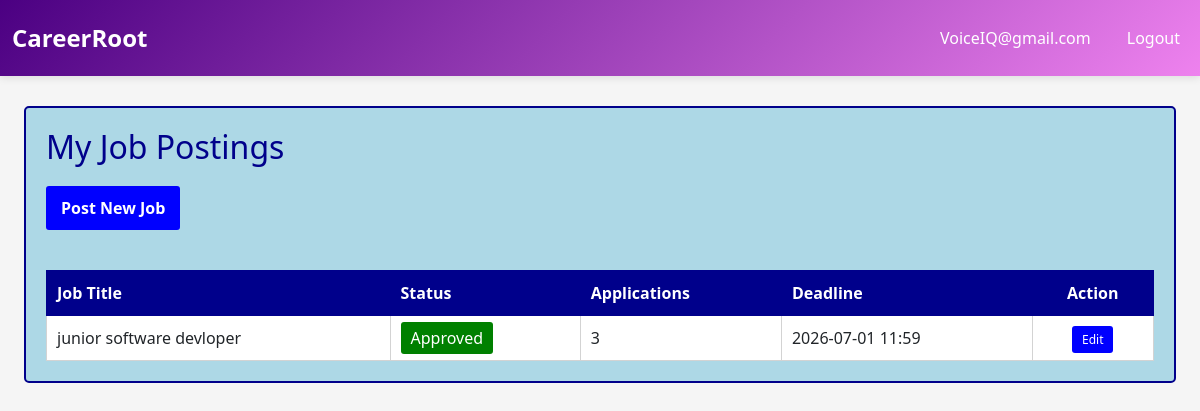
The page /company/jobs (signed in) on the database its author committed.
### core/database/models.py (models this page shows, shortened)
class Company(UserMixin, db.Model):
    __tablename__ = 'company'
    company_id = db.Column(db.Integer, primary_key=True, autoincrement=True)
    company_name = db.Column(db.String(150), nullable=False)
    email = db.Column(db.String(120), unique=True, nullable=False)
    password = db.Column(db.String(255), nullable=False)
    hr_contact = db.Column(db.String(100), nullable=True)
    website = db.Column(db.String(255), nullable=True)
    approval_status = db.Column(
        db.String(20),
        default=ApprovalStatus.PENDING.value,
        nullable=False
    )  #pending/aproved/rejected
    blacklist_status = db.Column(db.Boolean, default=False)  # True = blacklisted
    created_at = db.Column(db.DateTime, default=datetime.utcnow)
    updated_at = db.Column(db.DateTime, default=datetime.utcnow, onupdate=datetime.utcnow)
    drives = db.relationship('PlacementDrive', backref='company', lazy=True, cascade='all, delete-orphan')

class PlacementDrive(db.Model):
    __tablename__ = 'placement_drive'
    drive_id = db.Column(db.Integer, primary_key=True, autoincrement=True)
    company_id = db.Column(db.Integer, db.ForeignKey('company.company_id'), nullable=False)
    job_title = db.Column(db.String(150), nullable=False)
    job_description = db.Column(db.Text, nullable=True)
    eligibility_criteria = db.Column(db.Text, nullable=True)
    skills_required = db.Column(db.Text, nullable=True)  #comma separated skills
    experience_required = db.Column(db.String(100), nullable=True)  #e.g., 0-2 years
    salary_range = db.Column(db.String(100), nullable=True)  #e.g., 5-8 LPA
    application_deadline = db.Column(db.DateTime, nullable=False)
    status = db.Column(
        db.String(20),
        default=DriveStatus.PENDING.value,
        nullable=False
    )  # pending, aproved, closed
    created_at = db.Column(db.DateTime, default=datetime.utcnow)
    updated_at = db.Column(db.DateTime, default=datetime.utcnow, onupdate=datetime.utcnow)
    applications = db.relationship('Application', backref='drive', lazy=True, cascade='all, delete-orphan')
    placements = db.relationship('Placement', backref='drive', lazy=True, cascade='all, delete-orphan')

### core/routes/company.py (the view)
@company_bp.route('/jobs')
@login_required
def jobs():
    if not check_company():
        return redirect(url_for('auth.homepage'))
    company_id = session.get('user_id')
    company = Company.query.get(company_id)
    drives = PlacementDrive.query.filter_by(company_id=company_id).all()
    return render_template('company_view_jobs.html', company=company, drives=drives)

### app.py (called while the page is built)
@login_manager.user_loader
def load_user(user_id):
    from core.database.models import Admin, Company, Student
    admin = Admin.query.get(int(user_id))
    if admin:
        return admin
    company = Company.query.get(int(user_id))
    if company:
        return company
    student = Student.query.get(int(user_id))
    if student:
        return student
    return None

### core/routes/company.py (called while the page is built)
def check_company():
    if session.get('user_type') != 'company':
        flash('Unauthorized access', 'danger')
        return False
    return True

### templates/company_view_jobs.html
{% extends "base.html" %}
{% block content %}
<div class="container" style="margin-top:30px; margin-bottom:30px;">
    <div style="background-color:lightblue; padding:20px; border:2px solid darkblue; border-radius:5px;">
        <h2 style="color:darkblue; margin-bottom:20px;">My Job Postings</h2>
        <a href="{{ url_for('company.post_job') }}" style="background-color:blue; color:white; padding:10px 15px; border:none; border-radius:3px; text-decoration:none; font-weight:bold; margin-bottom:20px; display:inline-block;">
            Post New Job
        </a>
        {% if drives %}
            <table style="width:100%; border-collapse:collapse; background-color:white; margin-top:20px;">
                <thead>
                    <tr style="background-color:darkblue; color:white;">
                        <th style="padding:10px; border:1px solid darkblue; text-align:left;">Job Title</th>
                        <th style="padding:10px; border:1px solid darkblue; text-align:left;">Status</th>
                        <th style="padding:10px; border:1px solid darkblue; text-align:left;">Applications</th>
                        <th style="padding:10px; border:1px solid darkblue; text-align:left;">Deadline</th>
                        <th style="padding:10px; border:1px solid darkblue; text-align:center;">Action</th>
                    </tr>
                </thead>
                <tbody>
                    {% for drive in drives %}
                        <tr style="border-bottom:1px solid lightgray;">
                            <td style="padding:10px; border:1px solid lightgray;">{{ drive.job_title }}</td>
                            <td style="padding:10px; border:1px solid lightgray;">
                                {% if drive.status == 'Pending' %}
                                    <span style="background-color:yellow; color:black; padding:5px 10px; border-radius:3px;">{{ drive.status }}</span>
                                {% elif drive.status == 'Approved' %}
                                    <span style="background-color:green; color:white; padding:5px 10px; border-radius:3px;">{{ drive.status }}</span>
                                {% elif drive.status == 'Closed' %}
                                    <span style="background-color:red; color:white; padding:5px 10px; border-radius:3px;">{{ drive.status }}</span>
                                {% endif %}
                            </td>
                            <td style="padding:10px; border:1px solid lightgray;">{{ drive.applications|length }}</td>
                            <td style="padding:10px; border:1px solid lightgray;">{{ drive.application_deadline.strftime('%Y-%m-%d %H:%M') }}</td>
                            <td style="padding:10px; border:1px solid lightgray; text-align:center;">
                                <a href="{{ url_for('company.edit_job', drive_id=drive.drive_id) }}" style="background-color:blue; color:white; padding:5px 10px; border-radius:3px; text-decoration:none; font-size:12px;">
                                    Edit
                                </a>
                            </td>
                        </tr>
                    {% endfor %}
                </tbody>
            </table>
        {% else %}
            <div style="background-color:white; padding:20px; border:1px solid lightgray; border-radius:3px; text-align:center;">
                <p>No jobs posted yet. <a href="{{ url_for('company.post_job') }}" style="color:blue; text-decoration:underline;">Post a new job</a></p>
            </div>
        {% endif %}
    </div>
</div>
{% endblock %}

### templates/base.html (shortened to what this page needs)
<!DOCTYPE html>
<html lang="en">
<head>
    <link href="https://cdn.jsdelivr.net/npm/bootstrap@5.3.0/dist/css/bootstrap.min.css" rel="stylesheet">
</head>
<body>
    <nav class="navbar navbar-expand navbar-dark">
        <div class="container-fluid">
            <a class="navbar-brand" href="/">CareerRoot</a>
            <ul class="navbar-nav ms-auto">
                {% if session.get('user_type') %}
                    <li class="nav-item">
                        <span class="nav-link">{{ session.get('username') }}</span>
                    </li>
                    <li class="nav-item">
                        <a class="nav-link" href="{{ url_for('auth.logout') }}">Logout</a>
                    </li>
                {% else %}
                    <li class="nav-item">
                        <a class="nav-link" href="{{ url_for('auth.login') }}">Login</a>
                    </li>
                {% endif %}
            </ul>
        </div>
    </nav>
    <div class="container-fluid container">
        {% block content %}{% endblock %}
    </div>
</body>
</html>

### templates/base.html (style rules this page uses)
:root { --primary-color: indigo; --secondary-color: violet; --danger-color: red; --success-color: mediumseagreen; }
body { font-family: 'Segoe UI', Tahoma, Geneva, Verdana, sans-serif; background-color: whitesmoke; }
.navbar { background: linear-gradient(135deg, var(--primary-color) 0%, var(--secondary-color) 100%); box-shadow: 0 2px 8px rgba(0,0,0,0.1); padding: 15px 0; }
.navbar-brand { font-weight: 700; font-size: 1.5rem; color: white !important; }
.nav-link { color: white !important; margin-left: 20px; font-weight: 500; transition: opacity 0.3s ease; }
.container { max-width: 1200px; }

### rows shown on the page
Company: get "VoiceIQ@gmail.com"
PlacementDrive: job_title "junior software devloper", status "Approved", applications|length "3", application_deadline "2026-07-01 11:59"
